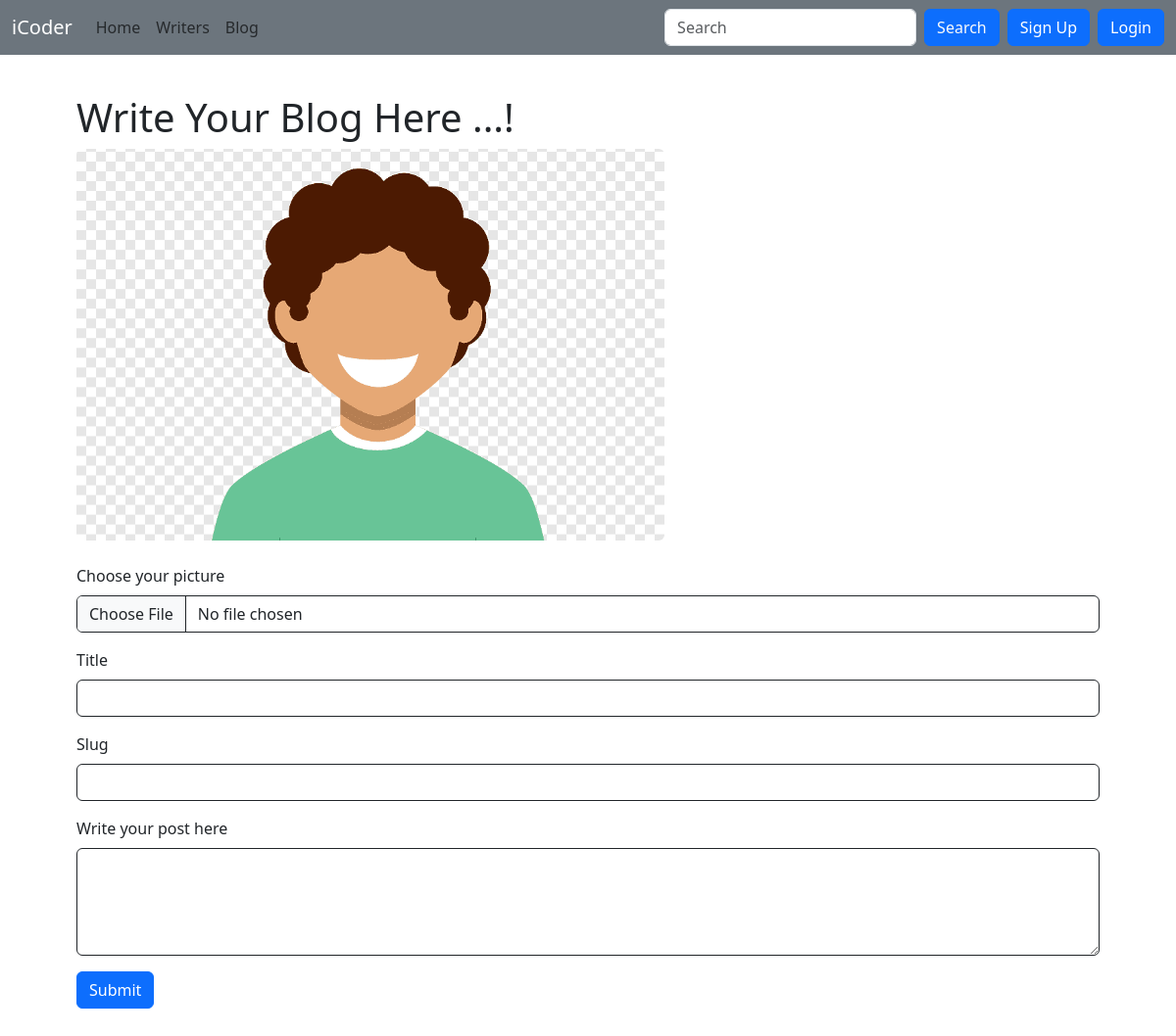
Before: /writers/newblog/vishalkumar with the older database file.
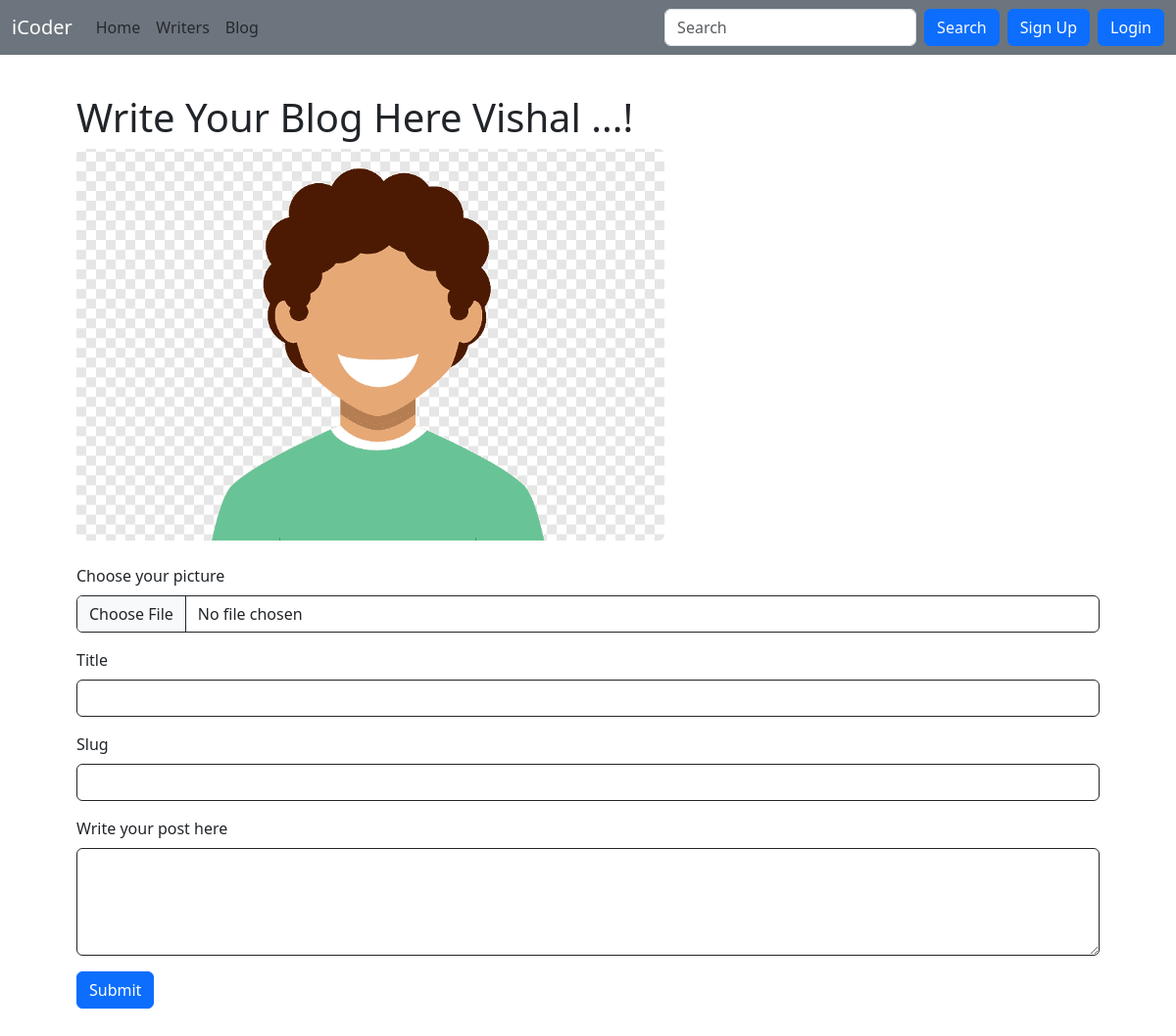
After: the same page with the newer database file.
### writers/models.py (models this page shows, shortened)
class Writer(models.Model):
    sno = models.AutoField(primary_key=True)
    username = models.CharField(max_length=15)
    firstName = models.CharField(max_length=100)
    lastName = models.CharField(max_length=100)
    email = models.CharField(max_length=100)
    password = models.CharField(max_length=100)
    bio = models.CharField(max_length=1000, default="")
    userImage  = models.ImageField(upload_to='blog/user', default='blog/user/default_user.png')

### writers/views.py (the view, shortened to what this page needs)
# urls.py: path('newblog/<str:slug>', views.NewBlogView.as_view(), name='newBlog'),
class NewBlogView(View):
    def get(self, request, slug):
        writer = Writer.objects.filter(username=slug).first()
        writer = {'writer' : writer}
        return render(request, 'writers/newBlog.html', writer)

### templates/writers/newBlog.html (shortened to what this page needs)
{% extends "base.html" %}
{% block body %}
<div class="container mt-5 p-5">
    <h1>Write Your Blog Here {{writer.firstName}} ...!</h1>
    <form action="/writers/newblog/{{writer.username}}" method="POST" enctype="multipart/form-data">
        <div class="mb-4" id="previewImage">
            <img src="/media/{{post.postImage}}" onerror="this.src='/media/blog/user/default_user.png'" class="rounded img-fluid" id="defaultImage" style="width: 600px; height: 400px; object-fit: cover;" alt="">
        </div>
        <div class="mb-3">
            <label for="picture" class="form-label">Choose your picture</label>
            <input class="form-control border border-dark" type="file" id="picture" name="picture" onchange="previewFile()">
        </div>
        <div class="mb-3">
            <label for="title" class="form-label">Title</label>
            <input class="form-control border border-dark" type="text" id="title" name="title" value="{{post.title}}">
        </div>
        <div class="mb-3">
            <label for="slug" class="form-label">Slug</label>
            <input class="form-control border border-dark" type="text" id="slug" name="slug" value="{{post.slug}}">
        </div>
        <div class="mb-3">
            <label for="bio" class="form-label">Write your post here</label>
            <textarea class="form-control border border-dark" id="content" name="content" rows="4" >{{post.content}}</textarea>
        </div>
        <button type="submit" class="btn btn-primary">Submit</button>
    </form>
</div>
{% endblock body %}

Changed rows visible on the page:
added Writer: firstName "Vishal"
